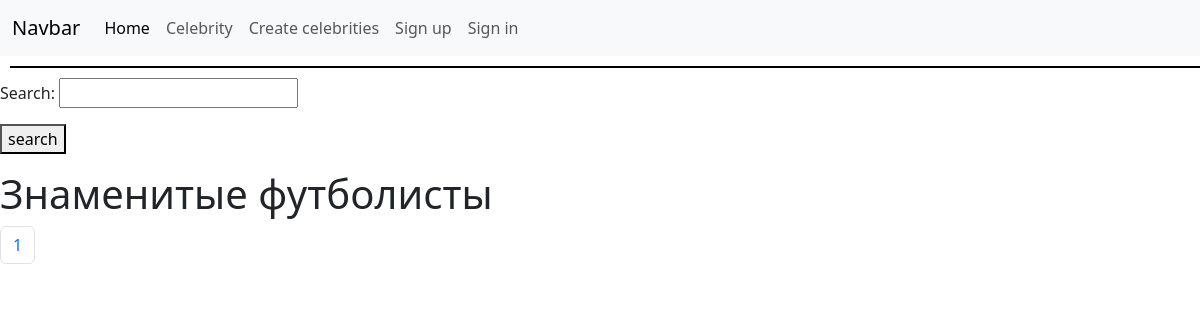
Page /celebrities/?page=2 on the earlier database version.
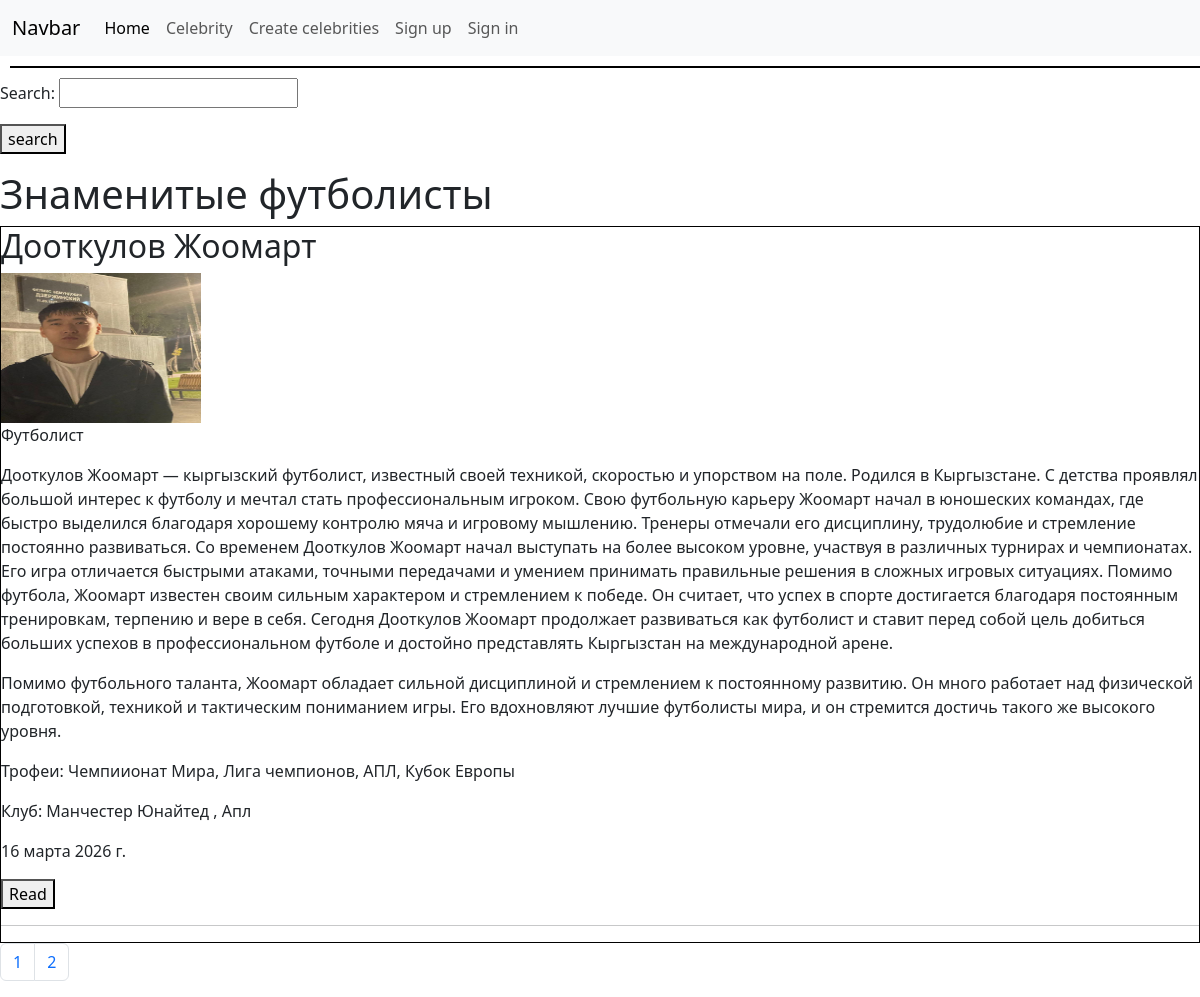
Same page on the later database version.
### main/models.py (models this page shows, shortened)
class Celebrities(models.Model):
    name = models.CharField('И.Ф.О', max_length=50)
    image = models.ImageField(null=True , blank = True , upload_to= 'main')
    profession = models.CharField('Профессия' , max_length=50)
    discription = models.TextField('Биография')
    content = models.TextField('Контент' , null=True , blank= True )
    date = models.DateField('Дата публикации')
    club = models.ForeignKey(Club , on_delete= models.CASCADE , null=True)
    trophy = models.ManyToManyField(Trophy)

class Trophy(models.Model):
    name = models.CharField(max_length=100)

class Club(models.Model):
    name = models.CharField(max_length=100)
    liga = models.CharField(max_length=100)
    def __str__(self):
        return f"{self.name } , {self.liga}"

### main/views.py (the view)
# urls.py: path('celebrities/',views.celebrity_list, name='Celebrity'),
def celebrity_list(request):
    if request.method == "GET":
        all_celebrities = Celebrities.objects.all()
        form = SearchForm(request.GET)
        if not form.is_valid():
            return HttpResponse("Error")
        search = form.cleaned_data.get("search", None)
        if search :
            all_celebrities = all_celebrities.filter(Q(name__icontains = search))
        limit = 3
        page = int(request.GET.get("page", 1))
        max_page =math.ceil(all_celebrities.count() / limit )
        list_pages = range(1 , max_page +1 )
        start = (page -1)* limit
        end = page * limit
        all_celebrities = all_celebrities[start:end]
        return render(request , 'main/index.html',{'celebrities' : all_celebrities, "form" : form , "list_pages":list_pages})

### main/form.py
class SearchForm(forms.Form):
    search = forms.CharField(required=False)

### main/templates/main/index.html (shortened to what this page needs)
{% extends 'main/home.html'%}
{% block content %}
<div style="width: 100%; border: 1px solid; border-color: black; margin: 10px"></div>
<form method="GET" enctype="multipart/form-data">
    {{form.as_p}}
    <button type="submit">search</button>
</form>
    <h1>Знаменитые футболисты</h1>
{% for c in celebrities %}
<div class = 'book' style="width: auto; border: 1px solid ; border-color : black">
    <h2>{{ c.name }}</h2>
    <img src="{{c.image.url}}"width="200" height="150">
    <p>{{ c.profession }}</p>
    <p>{{ c.discription }}</p>
    <p>{{ c.content }}</p>
   <p>
Трофеи:
{% for t in c.trophy.all %}
    {{ t.name }}{% if not forloop.last %}, {% endif %}
{% endfor %}
</p>
    <p>Клуб: {{ c.club }}</p>
    <p>{{ c.date }}</p>
    <a href="/celebrity/{{c.id}}">
        <button>Read</button>
    </a>
    <hr>
</div>
{% endfor %}
<nav aria-label="Page navigation example">
  <ul class="pagination">
    {% for i in list_pages %}
    <li class="page-item"><a class="page-link" href="?page={{i}}">{{i}} </a></li>
   {% endfor %}
  </ul>
</nav>
{% endblock content %}

Differences in the rows shown:
added Celebrities: name "Дооткулов Жоомарт", image (picture), profession "Футболист", discription "Дооткулов Жоомарт — кыргызский футболист, известный своей техникой, скоростью и упорством на поле. Родился в Кыргызстане. С детства проявлял большой интерес к футболу и мечтал стать профессиональным игроком. Свою футбольную карьеру Жоомарт начал в юношеских командах, где быстро выделился благодаря хорошему контролю мяча и игровому мышлению. Тренеры отмечали его дисциплину, трудолюбие и стремление постоянно развиваться. Со временем Дооткулов Жоомарт начал выступать на более высоком уровне, участвуя в различных турнирах и чемпионатах. Его игра отличается быстрыми атаками, точными передачами и умением принимать правильные решения в сложных игровых ситуациях. Помимо футбола, Жоомарт известен…", content "Помимо футбольного таланта, Жоомарт обладает сильной дисциплиной и стремлением к постоянному развитию. Он много работает над физической подготовкой, техникой и тактическим пониманием игры. Его вдохновляют лучшие футболисты мира, и он стремится достичь такого же высокого уровня.", club "Манчестер Юнайтед , Апл", date "16 марта 2026 г."
now on this page (row unchanged): Trophy: name "Чемпиионат Мира"
now on this page (row unchanged): Trophy: name "Лига чемпионов"
now on this page (row unchanged): Trophy: name "АПЛ"
now on this page (row unchanged): Trophy: name "Кубок Европы"
Other differences:
new list line: "2"
